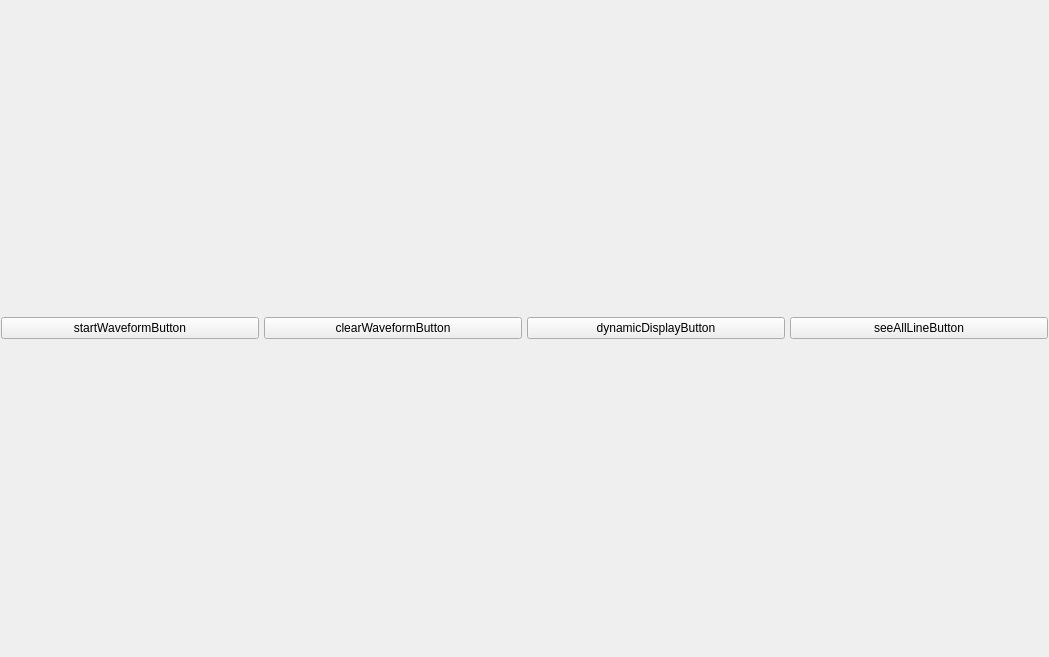
<?xml version="1.0" encoding="UTF-8"?>
<ui version="4.0">
 <class>Form</class>
 <widget class="QWidget" name="Form">
  <property name="geometry">
   <rect>
    <x>0</x>
    <y>0</y>
    <width>1049</width>
    <height>657</height>
   </rect>
  </property>
  <property name="windowTitle">
   <string>Form</string>
  </property>
  <layout class="QVBoxLayout" name="verticalLayout" stretch="9,1">
   <property name="spacing">
    <number>1</number>
   </property>
   <property name="leftMargin">
    <number>1</number>
   </property>
   <property name="topMargin">
    <number>1</number>
   </property>
   <property name="rightMargin">
    <number>1</number>
   </property>
   <property name="bottomMargin">
    <number>1</number>
   </property>
   <item>
    <layout class="QHBoxLayout" name="horizontalLayout_2" stretch="8">
     <property name="spacing">
      <number>2</number>
     </property>
     <item>
      <layout class="QVBoxLayout" name="widgetLayout">
       <property name="spacing">
        <number>0</number>
       </property>
      </layout>
     </item>
    </layout>
   </item>
   <item>
    <layout class="QHBoxLayout" name="horizontalLayout">
     <property name="spacing">
      <number>5</number>
     </property>
     <item>
      <widget class="QPushButton" name="startWaveformButton">
       <property name="text">
        <string>startWaveformButton</string>
       </property>
      </widget>
     </item>
     <item>
      <widget class="QPushButton" name="clearWaveformButton">
       <property name="text">
        <string>clearWaveformButton</string>
       </property>
      </widget>
     </item>
     <item>
      <widget class="QPushButton" name="dynamicDisplayButton">
       <property name="text">
        <string>dynamicDisplayButton</string>
       </property>
      </widget>
     </item>
     <item>
      <widget class="QPushButton" name="seeAllLineButton">
       <property name="text">
        <string>seeAllLineButton</string>
       </property>
      </widget>
     </item>
    </layout>
   </item>
  </layout>
 </widget>
 <resources/>
 <connections/>
</ui>
